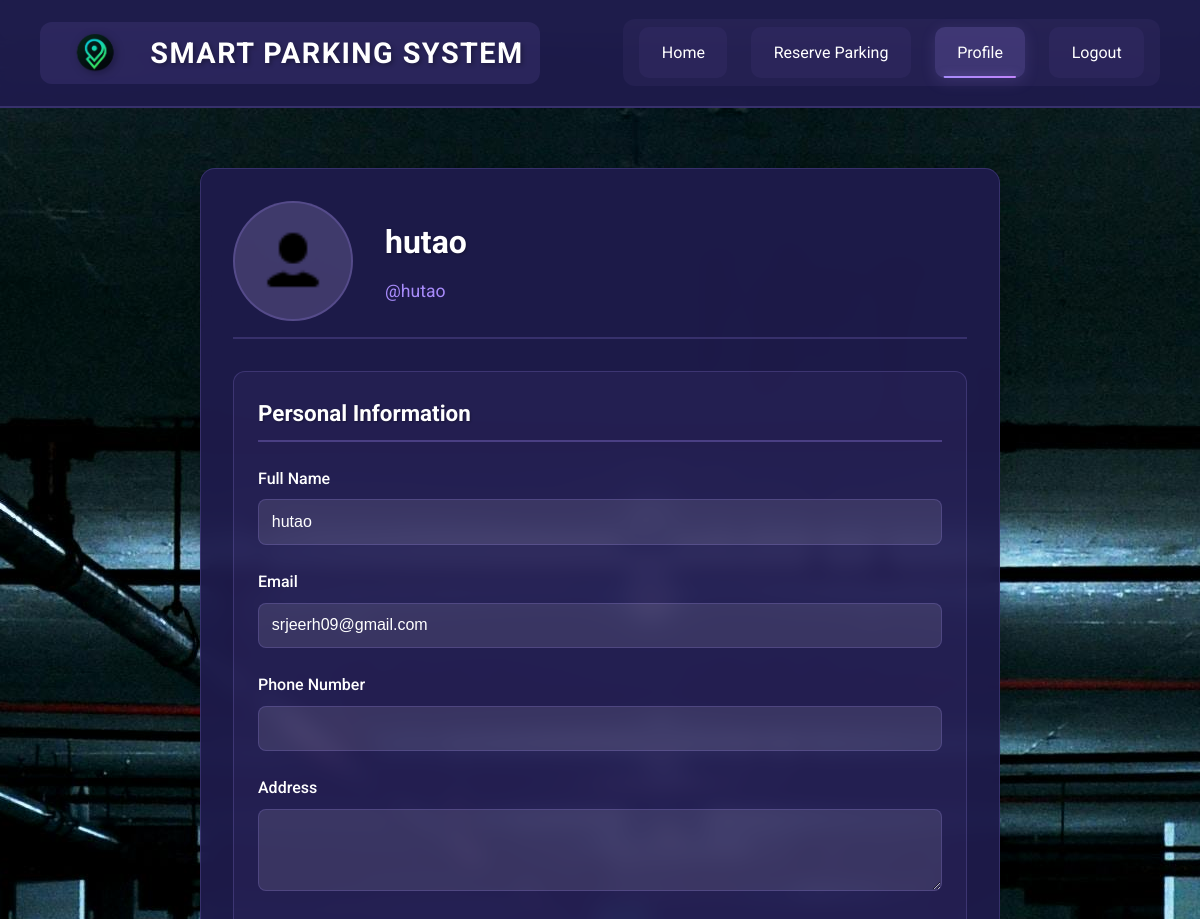
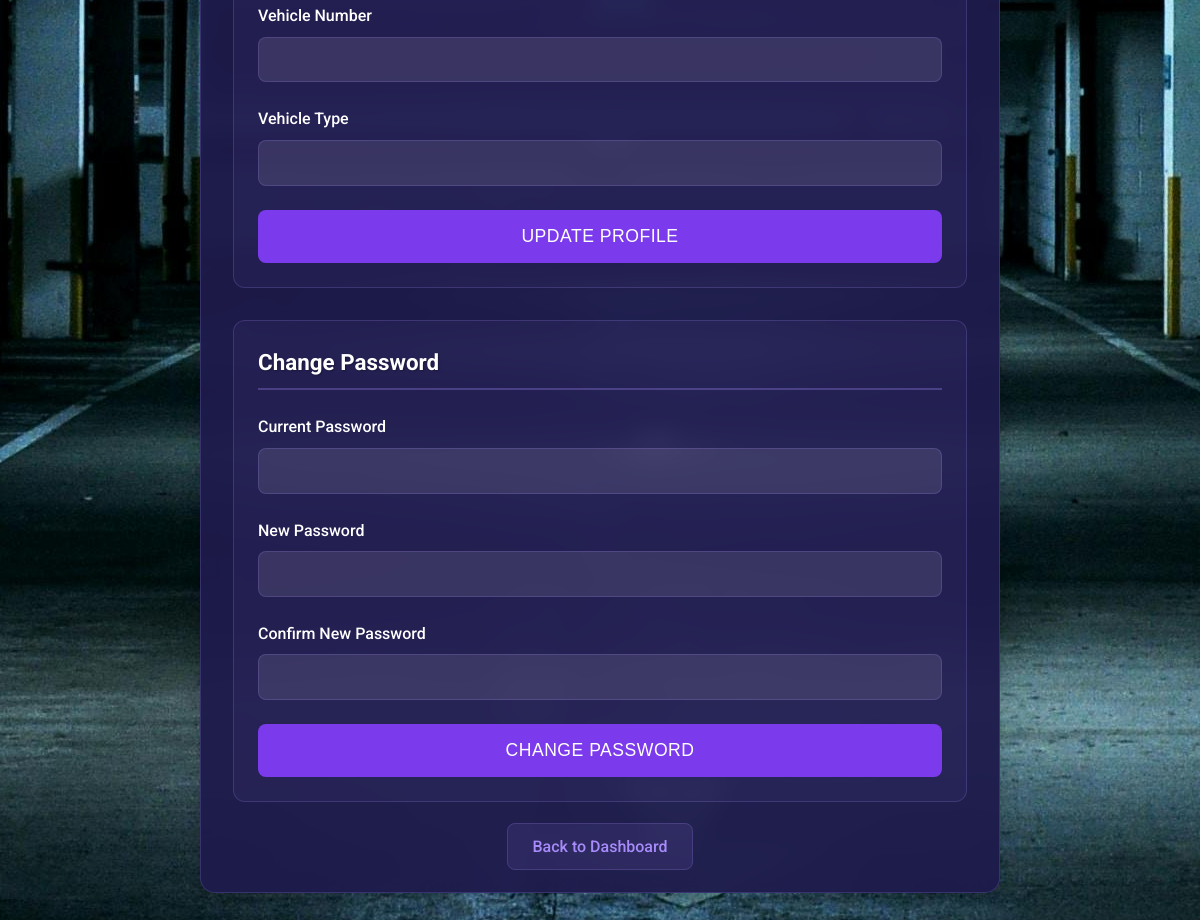
/profile.php (signed in), run on the app's committed database (2 pictures, top to bottom).
### tables this page shows
CREATE TABLE `users` (
  `id` int(11) NOT NULL,
  `fullname` varchar(100) NOT NULL,
  `username` varchar(50) NOT NULL,
  `email` varchar(100) NOT NULL,
  `password` varchar(255) NOT NULL,
  `phone` varchar(20) DEFAULT NULL,
  `address` text DEFAULT NULL,
  `vehicle_number` varchar(20) DEFAULT NULL,
  `vehicle_type` varchar(50) DEFAULT NULL,
  `profile_photo` varchar(255) DEFAULT NULL,
  `created_at` timestamp NOT NULL DEFAULT current_timestamp()
);

### profile.php (the view, shortened to what this page needs)
<?php
$database = new Database();
$db = $database->getConnection();
$query = "SELECT * FROM users WHERE id = :user_id";
$stmt = $db->prepare($query);
$stmt->bindParam(":user_id", $_SESSION['user_id']);
$stmt->execute();
$user = $stmt->fetch(PDO::FETCH_ASSOC);
?>
<!DOCTYPE html>
<html lang="en">
<head>
    <link rel="stylesheet" href="css/stylesProfile.css">
</head>
<body>
    <header>
        <nav class="navbar">
            <a href="index.php" class="nav-brand">
                <img src="images/logo.png" alt="Smart Parking System Logo" class="nav-logo">
                <span class="nav-brand-text">SMART PARKING SYSTEM</span>
            </a>
            <div class="nav-links">
                <a href="index.php" class="nav-link">Home</a>
                <a href="reservation.php" class="nav-link">Reserve Parking</a>
                <a href="profile.php" class="nav-link active">Profile</a>
                <a href="logout.php" class="nav-link">Logout</a>
            </div>
        </nav>
    </header>
    <div class="profile-container" id="profile-container">
        <div class="profile-header">
            <div class="profile-avatar">
                <?php if (isset($user['profile_photo']) && $user['profile_photo'] && file_exists($user['profile_photo'])): ?>
                    <img src="<?php echo htmlspecialchars($user['profile_photo']); ?>" alt="Profile Photo">
                <?php else: ?>
                    <div class="default-icon">
                        <img src="images/icon.png" alt="Default Profile">
                    </div>
                <?php endif; ?>
            </div>
            <div class="profile-info">
                <h2><?php echo htmlspecialchars($user['fullname'] ?? ''); ?></h2>
                <p>@<?php echo htmlspecialchars($user['username'] ?? ''); ?></p>
            </div>
        </div>
        <div class="profile-section">
            <h3>Personal Information</h3>
            <form method="POST" class="auth-form" enctype="multipart/form-data" id="profileForm">
                <div class="form-group">
                    <label for="fullname">Full Name</label>
                    <input type="text" id="fullname" name="fullname" class="text-color" style="color: white;" value="<?php echo htmlspecialchars($user['fullname'] ?? ''); ?>" required>
                </div>
                <div class="form-group">
                    <label for="email">Email</label>
                    <input type="email" id="email" name="email" class="text-color" style="color: white;" value="<?php echo htmlspecialchars($user['email'] ?? ''); ?>" required>
                </div>
                <div class="form-group">
                    <label for="phone">Phone Number</label>
                    <input type="tel" id="phone" name="phone" class="text-color" style="color: white;"
                           value="<?php echo !empty($user['phone']) && verifyHashedData($user['phone'], $user['phone']) ? htmlspecialchars($user['phone']) : ''; ?>">
                </div>
                <div class="form-group">
                    <label for="address">Address</label>
                    <textarea id="address" name="address" class="text-color" style="color: white;" rows="3"><?php
                    ?></textarea>
                </div>
                <div class="form-group">
                    <label for="vehicle_number">Vehicle Number</label>
                    <input type="text" id="vehicle_number" name="vehicle_number" class="text-color" style="color: white;"
                           value="<?php echo !empty($user['vehicle_number']) && verifyHashedData($user['vehicle_number'], $user['vehicle_number']) ?
                                        htmlspecialchars($user['vehicle_number']) : ''; ?>">
                </div>
                <div class="form-group">
                    <label for="vehicle_type">Vehicle Type</label>
                    <input type="text" id="vehicle_type" name="vehicle_type" class="text-color" style="color: white;"
                           value="<?php echo !empty($user['vehicle_type']) && verifyHashedData($user['vehicle_type'], $user['vehicle_type']) ?
                                        htmlspecialchars($user['vehicle_type']) : ''; ?>">
                </div>
                <button type="submit" class="auth-button">Update Profile</button>
            </form>
        </div>
        <div class="profile-section">
            <h3>Change Password</h3>
            <form method="POST" class="auth-form" id="password-form">
                <div class="form-group">
                    <label for="current_password">Current Password</label>
                    <input type="password" id="current_password" name="current_password" style="color: black;">
                </div>
                <div class="form-group">
                    <label for="new_password">New Password</label>
                    <input type="password" id="new_password" name="new_password" style="color: black;">
                </div>
                <div class="form-group">
                    <label for="confirm_password">Confirm New Password</label>
                    <input type="password" id="confirm_password" name="confirm_password" style="color: black;">
                </div>
                <button type="submit" class="auth-button">Change Password</button>
            </form>
        </div>
        <div class="auth-links">
            <a href="index.php">Back to Dashboard</a>
        </div>
    </div>
</body>
</html>

### data on the page
users: fullname "hutao", username "hutao", email "srjeerh09@gmail.com"
